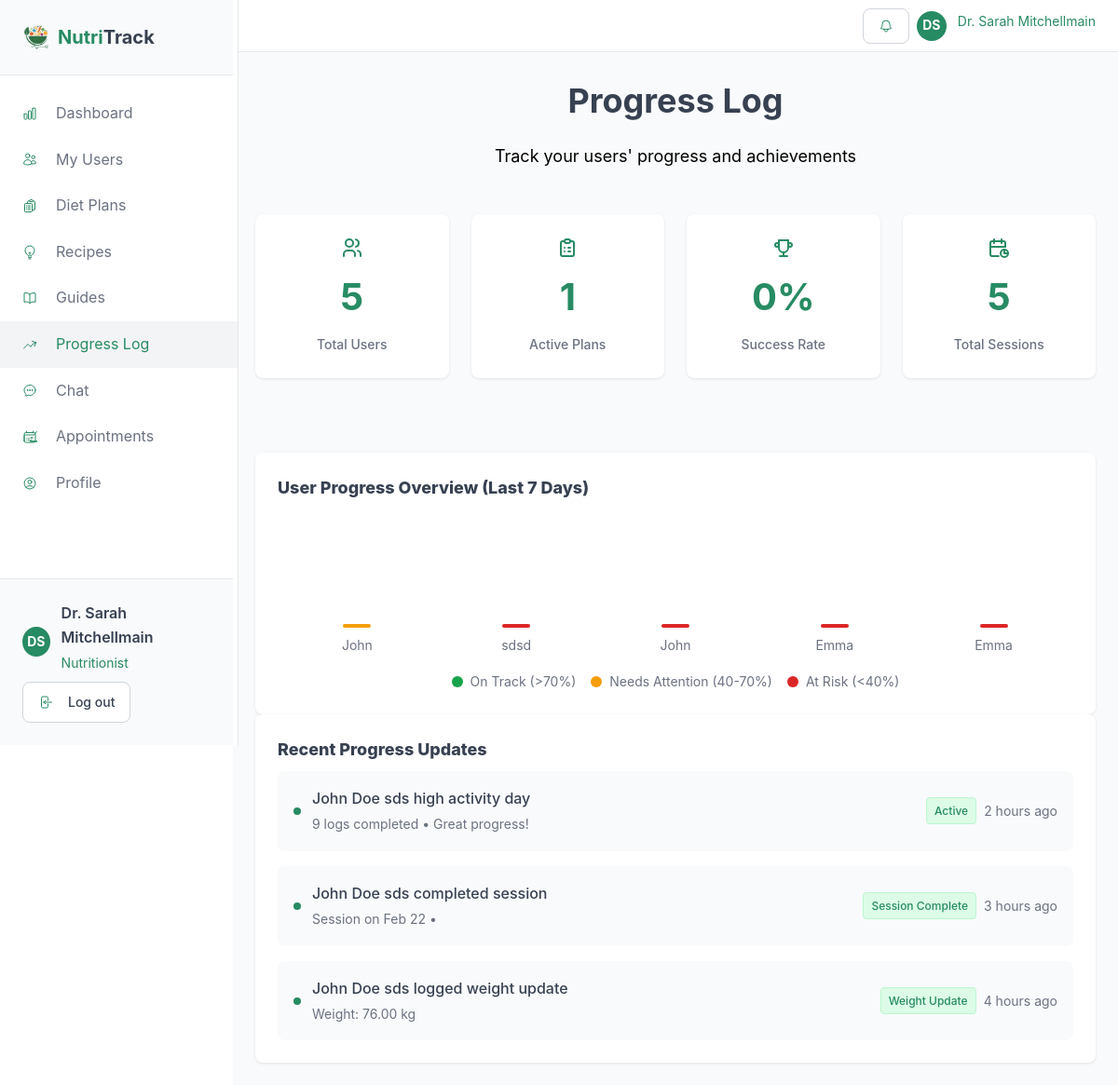
The page /nutritionists/progress.php (signed in) on the database its author committed.
### tables this page shows
CREATE TABLE `users` (
  `id` int(11) NOT NULL,
  `name` varchar(100) NOT NULL,
  `email` varchar(100) NOT NULL,
  `password` varchar(255) NOT NULL,
  `phone` varchar(20) DEFAULT NULL,
  `role` enum('user','nutritionist','admin') NOT NULL DEFAULT 'user',
  `status` enum('active','pending','inactive') NOT NULL DEFAULT 'pending',
  `weight` decimal(5,2) DEFAULT NULL,
  `height` decimal(5,2) DEFAULT NULL,
  `age` int(11) DEFAULT NULL,
  `goal` enum('weight_loss','maintain','gain_weight','build_muscle') DEFAULT NULL,
  `health_conditions` text DEFAULT NULL,
  `specialty` varchar(100) DEFAULT NULL,
  `bio` text DEFAULT NULL,
  `rating` decimal(3,2) DEFAULT NULL,
  `nutritionist_id` int(11) DEFAULT NULL,
  `created_at` timestamp NOT NULL DEFAULT current_timestamp(),
  `updated_at` timestamp NOT NULL DEFAULT current_timestamp() ON UPDATE current_timestamp(),
  `profile_image` varchar(255) DEFAULT NULL
);

CREATE TABLE `appointments` (
  `id` int(11) NOT NULL,
  `user_id` int(11) NOT NULL,
  `nutritionist_id` int(11) NOT NULL,
  `appointment_date` date NOT NULL,
  `appointment_time` time NOT NULL,
  `reason` text DEFAULT NULL,
  `status` enum('pending','confirmed','completed','cancelled') DEFAULT 'pending',
  `created_at` timestamp NOT NULL DEFAULT current_timestamp()
);

CREATE TABLE `weight_logs` (
  `id` int(11) NOT NULL,
  `user_id` int(11) NOT NULL,
  `weight` decimal(5,2) NOT NULL,
  `notes` text DEFAULT NULL,
  `log_date` date NOT NULL,
  `created_at` timestamp NOT NULL DEFAULT current_timestamp()
);

### nutritionists/progress.php (the view, shortened to what this page needs)
<?php
require_once '../includes/session.php';
$user = getCurrentUser();
$nutritionistId = $user['id'];
$db = getDB();
$stmt = $db->prepare("SELECT COUNT(*) as count FROM users WHERE nutritionist_id = ? AND role = 'user'");
$stmt->execute([$nutritionistId]);
$totalUsers = $stmt->fetch()['count'];
$stmt = $db->prepare("SELECT COUNT(*) as count FROM diet_plans WHERE nutritionist_id = ? AND status = 'active'");
$stmt->execute([$nutritionistId]);
$activePlans = $stmt->fetch()['count'];
$stmt = $db->prepare("SELECT COUNT(*) as count FROM appointments WHERE nutritionist_id = ?");
$stmt->execute([$nutritionistId]);
$totalSessions = $stmt->fetch()['count'];
$stmt = $db->prepare("SELECT
    COUNT(CASE WHEN status = 'completed' THEN 1 END) as completed,
    COUNT(*) as total
    FROM diet_plans WHERE nutritionist_id = ?");
$stmt->execute([$nutritionistId]);
$planStats = $stmt->fetch();
$successRate = $planStats['total'] > 0 ? round(($planStats['completed'] / $planStats['total']) * 100) : 0;
$stmt = $db->prepare("SELECT u.id, u.name,
    (SELECT COUNT(*) FROM meal_logs WHERE user_id = u.id AND log_date >= DATE_SUB(CURDATE(), INTERVAL 7 DAY)) as meal_logs,
    (SELECT COUNT(*) FROM water_logs WHERE user_id = u.id AND log_date >= DATE_SUB(CURDATE(), INTERVAL 7 DAY)) as water_logs,
    (SELECT COUNT(*) FROM sleep_logs WHERE user_id = u.id AND log_date >= DATE_SUB(CURDATE(), INTERVAL 7 DAY)) as sleep_logs
    FROM users u WHERE u.nutritionist_id = ? AND u.role = 'user' LIMIT 10");
$stmt->execute([$nutritionistId]);
$clientProgress = $stmt->fetchAll();
$recentUpdates = [];
$stmt = $db->prepare("SELECT wl.*, u.name as user_name, wl.created_at as activity_time
    FROM weight_logs wl
    JOIN users u ON wl.user_id = u.id
    WHERE u.nutritionist_id = ?
    ORDER BY wl.created_at DESC LIMIT 5");
$stmt->execute([$nutritionistId]);
$weightLogs = $stmt->fetchAll();
foreach ($weightLogs as $log) {
    $recentUpdates[] = [
        'type' => 'weight',
        'user_name' => $log['user_name'],
        'title' => $log['user_name'] . ' logged weight update',
        'subtitle' => 'Weight: ' . $log['weight'] . ' kg' . ($log['notes'] ? ' • ' . $log['notes'] : ''),
        'status' => 'Weight Update',
        'status_class' => 'confirmed',
        'time' => $log['activity_time']
    ];
}
$stmt = $db->prepare("SELECT a.*, u.name as user_name, a.created_at as activity_time
    FROM appointments a
    JOIN users u ON a.user_id = u.id
    WHERE a.nutritionist_id = ? AND a.status = 'completed'
    ORDER BY a.created_at DESC LIMIT 3");
$stmt->execute([$nutritionistId]);
$appointments = $stmt->fetchAll();
foreach ($appointments as $apt) {
    $recentUpdates[] = [
        'type' => 'appointment',
        'user_name' => $apt['user_name'],
        'title' => $apt['user_name'] . ' completed session',
        'subtitle' => 'Session on ' . date('M j', strtotime($apt['appointment_date'])) . ' • ' . $apt['reason'],
        'status' => 'Session Complete',
        'status_class' => 'confirmed',
        'time' => $apt['activity_time']
    ];
}
$stmt = $db->prepare("SELECT u.name as user_name,
    COUNT(DISTINCT ml.id) + COUNT(DISTINCT wl.id) + COUNT(DISTINCT sl.id) as daily_logs,
    GREATEST(COALESCE(MAX(ml.created_at), '1970-01-01'), COALESCE(MAX(wl.created_at), '1970-01-01'), COALESCE(MAX(sl.created_at), '1970-01-01')) as activity_time
    FROM users u
    LEFT JOIN meal_logs ml ON u.id = ml.user_id AND ml.log_date >= DATE_SUB(CURDATE(), INTERVAL 3 DAY)
    LEFT JOIN water_logs wl ON u.id = wl.user_id AND wl.log_date >= DATE_SUB(CURDATE(), INTERVAL 3 DAY)
    LEFT JOIN sleep_logs sl ON u.id = sl.user_id AND sl.log_date >= DATE_SUB(CURDATE(), INTERVAL 3 DAY)
    WHERE u.nutritionist_id = ? AND u.role = 'user'
    GROUP BY u.id, u.name
    HAVING daily_logs >= 3
    ORDER BY activity_time DESC LIMIT 3");
$stmt->execute([$nutritionistId]);
$activeUsers = $stmt->fetchAll();
foreach ($activeUsers as $user) {
    $recentUpdates[] = [
        'type' => 'activity',
        'user_name' => $user['user_name'],
        'title' => $user['user_name'] . ' high activity day',
        'subtitle' => $user['daily_logs'] . ' logs completed • Great progress!',
        'status' => 'Active',
        'status_class' => 'confirmed',
        'time' => $user['activity_time']
    ];
}
usort($recentUpdates, function($a, $b) {
    return strtotime($b['time']) - strtotime($a['time']);
});
$recentUpdates = array_slice($recentUpdates, 0, 4);
function timeAgo($datetime) {
    $time = time() - strtotime($datetime);
    if ($time < 86400) return floor($time/3600) . ' hours ago';
    return date('M j', strtotime($datetime));
}
include 'header.php';
?>
<div class="section-header">
    <h1 class="section-title">Progress Log</h1>
    <p class="section-description">Track your users' progress and achievements</p>
</div>
<div class="stats">
    <div class="stat-card">
        <div class="stat-icon">
        </div>
        <div class="stat-value"><?php echo $totalUsers; ?></div>
        <div class="stat-label">Total Users</div>
    </div>
    <div class="stat-card">
        <div class="stat-icon">
        </div>
        <div class="stat-value"><?php echo $activePlans; ?></div>
        <div class="stat-label">Active Plans</div>
    </div>
    <div class="stat-card">
        <div class="stat-icon">
        </div>
        <div class="stat-value"><?php echo $successRate; ?>%</div>
        <div class="stat-label">Success Rate</div>
    </div>
    <div class="stat-card">
        <div class="stat-icon">
        </div>
        <div class="stat-value"><?php echo $totalSessions; ?></div>
        <div class="stat-label">Total Sessions</div>
    </div>
</div>
<div class="card">
    <div class="card-content">
        <h3 class="card-title">User Progress Overview (Last 7 Days)</h3>
        <?php if (empty($clientProgress)): ?>
        <p style="text-align: center; color: #6b7280; padding: 2rem;">No clients assigned yet.</p>
        <?php else: ?>
        <div class="chart-container">
            <?php foreach ($clientProgress as $client): ?>
            <div class="chart-bar">
                <div class="chart-bar-fill" style="height: <?php echo $client['progress']; ?>%; background: <?php echo $client['color']; ?>;"></div>
                <span class="faq-answer"><?php echo htmlspecialchars(explode(' ', $client['name'])[0]); ?></span>
            </div>
            <?php endforeach; ?>
        </div>
        <?php endif; ?>
        <div class="admin-chart-legend">
            <div class="admin-legend-item">
                <div class="admin-legend-dot" style="background: #16a34a;"></div>
                <span class="admin-legend-label">On Track (>70%)</span>
            </div>
            <div class="admin-legend-item">
                <div class="admin-legend-dot" style="background: #f59e0b;"></div>
                <span class="admin-legend-label">Needs Attention (40-70%)</span>
            </div>
            <div class="admin-legend-item">
                <div class="admin-legend-dot" style="background: #dc2626;"></div>
                <span class="admin-legend-label">At Risk (<40%)</span>
            </div>
        </div>
    </div>
</div>
<div class="card">
    <div class="card-content">
        <h3 class="card-title">Recent Progress Updates</h3>
        <?php if (empty($recentUpdates)): ?>
        <p style="text-align: center; color: #6b7280; padding: 2rem;">No recent progress updates.</p>
        <?php else: ?>
        <div class="admin-activity-list">
            <?php foreach ($recentUpdates as $update): ?>
            <div class="admin-activity-item">
                <div class="admin-activity-info">
                    <div class="admin-activity-dot"></div>
                    <div>
                        <p class="admin-activity-title"><?php echo htmlspecialchars($update['title']); ?></p>
                        <p class="admin-activity-subtitle"><?php echo htmlspecialchars($update['subtitle']); ?></p>
                    </div>
                </div>
                <div class="admin-activity-meta">
                    <span class="status-badge <?php echo $update['status_class']; ?>"><?php echo htmlspecialchars($update['status']); ?></span>
                    <span class="admin-activity-time"><?php echo timeAgo($update['time']); ?></span>
                </div>
            </div>
            <?php endforeach; ?>
        </div>
        <?php endif; ?>
    </div>
</div>
<?php include 'footer.php'; ?>

### nutritionists/header.php (shortened to what this page needs)
<?php
require_once '../includes/session.php';
$user = getCurrentUser();
?>
<!DOCTYPE html>
<html lang="en">
<head>
    <link rel="stylesheet" href="http://localhost/Health%20DIet/style.css">
</head>
<body>
    <div class="user-layout">
        <aside class="sidebar">
            <div class="sidebar-header">
                <a href="dashboard.php" class="logo">
                    <div style="display:flex; justify-self: center;">
                        <img style="width:30px;height:30px" src="../assets/images/nutritrak_logo-removebg-preview.png" alt="NutriTrack Logo">
                    </div>
                    <span class="logo-text"><span style="color:#278b63;">Nutri</span>Track</span>
                </a>
            </div>
            <nav class="sidebar-nav">
                <a href="dashboard.php" class="<?php echo basename($_SERVER['PHP_SELF']) == 'dashboard.php' ? 'active' : ''; ?>">
 Dashboard
                </a>
                <a href="users.php" class="<?php echo basename($_SERVER['PHP_SELF']) == 'users.php' ? 'active' : ''; ?>">
 My Users
                </a>
                <a href="diet-plans.php" class="<?php echo basename($_SERVER['PHP_SELF']) == 'diet-plans.php' ? 'active' : ''; ?>">
 Diet Plans
                </a>
                <a href="suggestions.php" class="<?php echo basename($_SERVER['PHP_SELF']) == 'suggestions.php' ? 'active' : ''; ?>">
 Recipes
                </a>
                <a href="guides.php" class="<?php echo basename($_SERVER['PHP_SELF']) == 'guides.php' ? 'active' : ''; ?>">
 Guides
                </a>
                <a href="progress.php" class="<?php echo basename($_SERVER['PHP_SELF']) == 'progress.php' ? 'active' : ''; ?>">
 Progress Log
                </a>
                <a href="chat.php" class="<?php echo basename($_SERVER['PHP_SELF']) == 'chat.php' ? 'active' : ''; ?>">
 Chat
                </a>
                <a href="appointments.php" class="<?php echo basename($_SERVER['PHP_SELF']) == 'appointments.php' ? 'active' : ''; ?>">
 Appointments
                </a>
                <a href="settings.php" class="<?php echo basename($_SERVER['PHP_SELF']) == 'settings.php' ? 'active' : ''; ?>">
 Profile
                </a>
            </nav>
            <div class="sidebar-footer">
                <div class="user-info" onclick="showProfilePopup()" style="cursor: pointer;">
                    <?php echo getUserAvatar($user, '2rem'); ?>
                    <div>
                        <div class="team-name"><?php echo $user['name']; ?></div>
                        <div class="team-role">Nutritionist</div>
                    </div>
                </div>
                <a href="../landing page/auth.php?logout=1" class="btn btn-outline">
 Log out
                </a>
            </div>
        </aside>
        <div class="main-content">
            <header class="top-bar">
                <div class="header-actions">
                    <div class="user-info">
                        <button class="btn btn-outline" onclick="toggleNotifications()" id="notificationBtn">
                        </button>
                    </div>
                    <div class="user-info" onclick="showProfilePopup()" style="cursor: pointer;">
                        <?php echo getUserAvatar($user, '2rem'); ?>
                        <span class="team-role"><?php echo $user['name']; ?></span>
                    </div>
                </div>
            </header>
            <main class="content-area">

### includes/session.php (shortened to what this page needs)
<?php
function getCurrentUser() {
    try {
        $db = getDB();
        $stmt = $db->prepare("SELECT * FROM users WHERE id = ?");
        $stmt->execute([$_SESSION['user_id']]);
        return $stmt->fetch();
    } catch (PDOException $e) {
        error_log("Error fetching user: " . $e->getMessage());
        return null;
    }
}
function getUserInitials($name = null) {
    $name = $name ?: ($_SESSION['user_name'] ?? 'U');
    $parts = explode(' ', $name);
    return strtoupper(substr($parts[0], 0, 1) . (isset($parts[1]) ? substr($parts[1], 0, 1) : ''));
}
function getUserAvatar($user, $size = '2rem', $class = 'user-avatar') {
    if (!empty($user['profile_image']) && file_exists(__DIR__ . '/../' . $user['profile_image'])) {
        return '<img src="../' . htmlspecialchars($user['profile_image']) . '" alt="Profile" class="' . $class . '" style="width: ' . $size . '; height: ' . $size . '; border-radius: 50%; object-fit: cover;">';
    } else {
        return '<div class="' . $class . '" style="width: ' . $size . '; height: ' . $size . ';">' . getUserInitials($user['name']) . '</div>';
    }
}
?>

### rows shown on the page
users: name "DS DS", name "Dr. Sarah Mitchellmain"
users: $client['progress'] 43 (drawn), name "John"
users: $client['progress'] 0 (drawn), name "sdsd"
users: $client['progress'] 0 (drawn), name "John"
users: $client['progress'] 0 (drawn), name "Emma"
appointments: title "John Doe sds completed session", subtitle "Session on Feb 22 •", status "Session Complete", time "3 hours ago"
weight_logs: title "John Doe sds logged weight update", subtitle "Weight: 76.00 kg", status "Weight Update", time "4 hours ago"

### other values the page prints
$totalUsers "5"
$activePlans "1"
$successRate "0"
$totalSessions "5"
$update['title'] "John Doe sds high activity day"
$update['subtitle'] "9 logs completed • Great progress!"
$update['status'] "Active"
timeAgo($update['time']) "2 hours ago"
